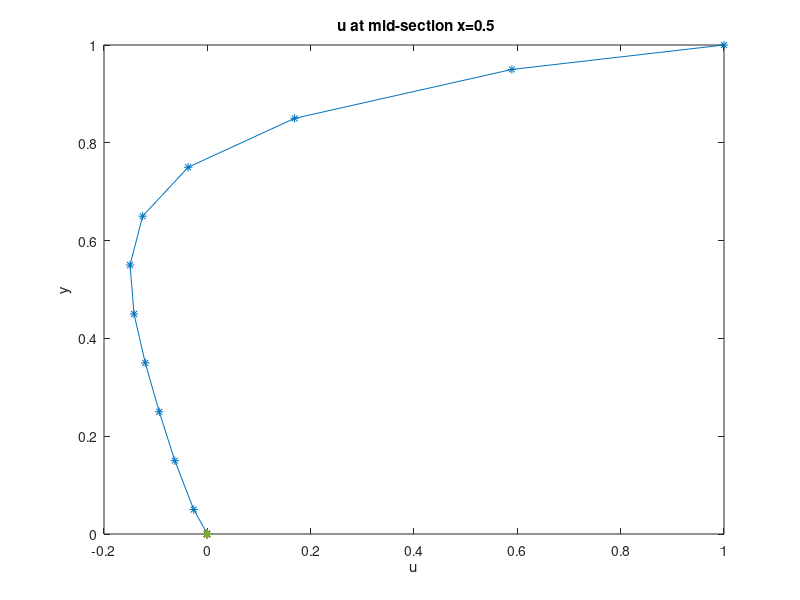
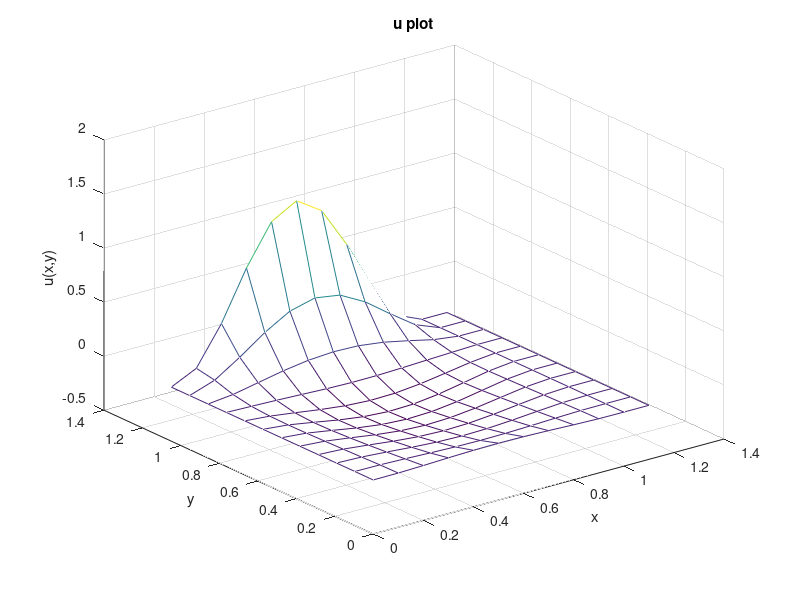
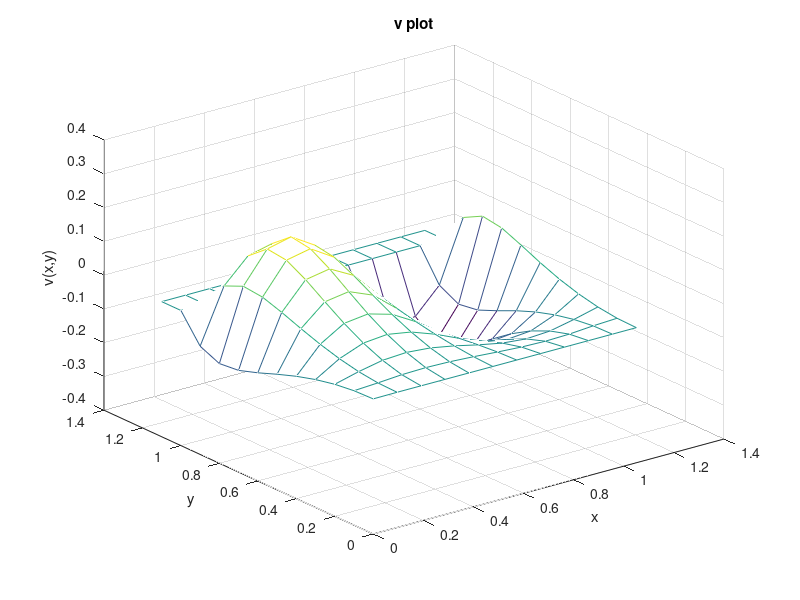
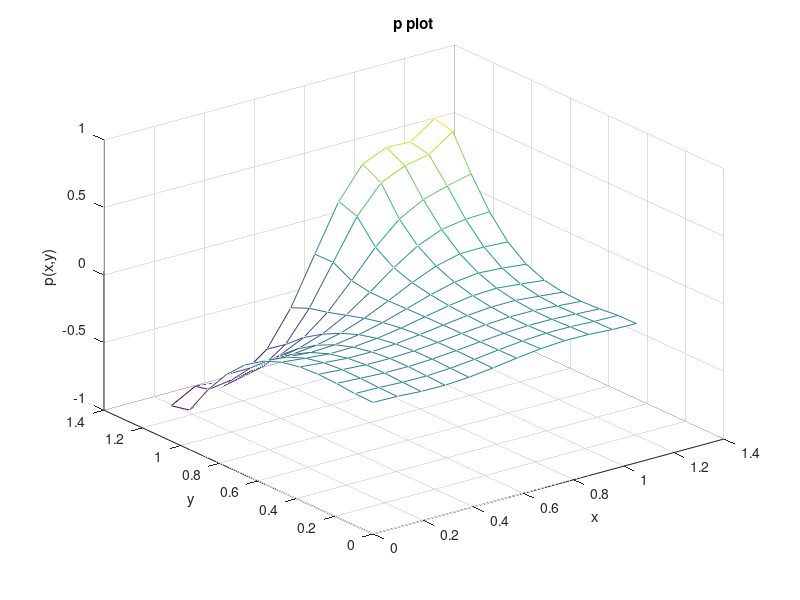

Reproduce these figures in MATLAB, in order.

%% Below is a Matlab code for the primitive variable formulation with a staggered grid.

%%  First try some tests to check the stability of time-stepping, the second-order accuracy, and the time to reach the steady state.
    
%%  Gather the results for different spatial resolutions $nx$ for the steady horizontal velocity at the mid-section $x=0.5$, and plot these results on top of one another. Include a result from the streamfunction vorticity formulation.

%%  The code calculates the force to second-order accuracy on the top plate, on the sides and on the bottom. 

%%   Experiment with different geometries of the cavity, say $ny=2*nx$. 
%      The optimal parameter for the SOR relaxation will change with the geometry, but this should not affect the calculation of the steady state.
%      The force on the bottom plate should decrease rapidly with deeper cavities, while the force on the top plate should decrease only slightly. On the other hand for shallower cavities, the force on the top plate increases as the height decreases.

%%   Experiment with different Reynolds numbers, $1/mu$, say $mu=0.2$, 0.5, and 0.05. The code reduces the time-step as $mu$ is increased. That will increase the run-time, although the steady state should be reached earlier. At smaller values of $mu$ the time-step may be limited by the CFL condition if the spatial resolution is not increased. The forces change very little in $mu>0.1$, i.e.~are effectively in the low Reynolds number limit. For higher Reynolds numbers, $mu<0.02$, the forces increase as the top boundary layer begins to thin. Note at these higher Reynolds number the steady state is achieved later, say by $t=10$. 



 %% primative variable on staggered grid, algorithm 3
 clear all %clear all variables
 clc % clear output screen

 %% Constants
   
 mu = 0.1;  %i.e. Re=10
 nx = 11+1; % +1 because index 1..nx not 0..nx
 ny = nx;  %different nx & ny gives non-square
 tfinal = 3.0;
 dtpic = 0.5;

 w = zeros(nx,ny); % form a matrix of zeros (1..nx, 1..ny) 
 p = w; % w = vorticty, p = streamfunction
 u = w; % u velocty, sim v
 v = w;
 ut = w; % ut = du/dt, sim vt
 vt = w;
 bcb = zeros(nx); % for BC on Bottom. Top, Left and Right
 bct = bcb;
 bcl = zeros(ny);
 bcr = bcl;
   
 %% Initialization
 h = 1/(nx-2); %h = dx (=dy); so x-size is 1, y-size is ny/nx
 t = 0;
 r = 2/(1+ 0.8/(nx-1)); %SOR parameter
 dt = 0.2*h*h/mu; 
 tpic = t + dtpic - 0.5*dt;
   
 for i= 1:nx
   for j=1:ny
     p(i,j) = 0;
     u(i,j) = 0;
     v(i,j) = 0;
   end
 end
   
 %% Main program starts here
 while(t<tfinal) %time-step loop starts here

 %% first part with no pressure, u then v   
 for i =2:nx-2      
   u(i,ny)= 2*sin(pi*(i-1)*h)*sin(pi*(i-1)*h) - u(i,ny-1);

   % no-slip BC using ghost point just outside
   u(i,1) = - u(i,2);
   u(i,ny)= 2*sin(pi*(i-1)*h)*sin(pi*(i-1)*h) - u(i,ny-1);
   % find du/dt in interior
   for j = 2:ny-1
     ut(i,j) = - u(i,j)*(u(i+1,j)-u(i-1,j))/(2*h) - (v(i,j)+v(i+1,j)+v(i,j-1)+v(i+1,j-1))*(u(i,j+1)-u(i,j-1))/(8*h) + mu*(u(i+1,j)+u(i-1,j)+u(i,j+1)+u(i,j-1)-4*u(i,j))/(h*h);
   end
 end
   
 for j = 2:ny-2
   % no-slip BC using ghost point just outside
   v(1,j) = - v(2,j);
   v(nx,j)= - v(nx-1,j);
   % find dv/dt in interior
   for i = 2:nx-1
	     vt(i,j) = - (u(i,j)+u(i,j+1)+u(i-1,j)+u(i-1,j+1))*(v(i+1,j)-v(i-1,j))/(8*h) - v(i,j)*(v(i,j+1)-v(i,j-1))/(2*h) + mu*(v(i+1,j)+v(i-1,j)+v(i,j+1)+v(i,j-1)-4*v(i,j))/(h*h);
   end
 end
   
 %% now time-step u and v in interior (no pressure)
 for i=2:nx-2
   for j=2:ny-1
     u(i,j)= u(i,j) + dt*ut(i,j);
   end
 end
 for i= 2:nx-1
   for j= 2:ny-2 
     v(i,j)= v(i,j) + dt*vt(i,j);
   end
 end

 %% BC for dp/dn = mu*d2u/dn2
 for i = 2:nx-1 
   bcb(i) = - mu*(-v(i,4)+4*v(i,3)-5*v(i,2)+2*v(i,1))/h;
   bct(i) = mu*(-v(i,ny-4)+4*v(i,ny-3)-5*v(i,ny-2)+2*v(i,ny-1))/h;
 end
 for j = 2:ny-1
   bcl(j) = - mu*(-u(4,j)+4*u(3,j)-5*u(2,j)+2*u(1,j))/h;
   bcr(j) = mu*(-u(nx-4,j)+4*u(nx-3,j)-5*u(nx-2,j)+2*u(nx-1,j))/h;
 end
 
 %% now time-step boundary u & v (no pressure) by above bc
 for i = 2:nx-1 
   v(i,1) = v(i,1) - dt*bcb(i)/h;
   v(i,ny-1) = v(i,ny-1) + dt*bct(i)/h;
 end
 for j = 2:ny-1
   u(1,j) = u(1,j) - dt*bcl(j)/h;
   u(nx-1,j) = u(nx-1,j) + dt*bcr(j)/h;
 end

 %% find (div u)/dt at interor points
 for i = 2:nx-1 
   for j = 2:ny-1 
     w(i,j) = (u(i,j) - u(i-1,j) + v(i,j) - v(i,j-1))/(dt*h);  
   end
 end 
 
 %% Poisson solver starts here -----------------
 %%    to solve nabla^2 p = - w  (= (div u)/dt)
 for it = 1:2*nx % iterations start here

   %% BC dp/dn=mu*d2un/dn2 - values found above in bcX
   for i = 2:nx-1
     p(i,1) = p(i,2) + bcb(i);
     p(i,ny)= p(i,ny-1) + bct(i);
   end              
   for j = 1:ny-1
     p(1,j)= p(2,j) + bcl(j);
     p(nx,j)= p(nx-1,j) + bcr(j);
   end              
           
   %% one iteration of p at interior points 
   for i = 2:nx-1
     for j = 2:ny-1
       p(i,j) =(1-r)*p(i,j) + ...
           r*0.25*(p(i+1,j) + p(i-1,j) + p(i,j+1) + p(i,j-1) - w(i,j)*h*h );
     end
   end
 end    % iterations end here
           
 %% make average pressure zero
 q = 0;
 for i = 1:nx
   for j = 1:ny
     q = q + p(i,j);
    end  
  end
  q = -q/((nx)*(ny));
  for i = 1:nx
    for j = 1:ny
      p(i,j) = p(i,j) + q;
    end
  end
  %% Poisson solver Ends here -------------------

  %% second part of time-step - the pressure projection 
  %%    at interior points 
  for i =1:nx-1 % include left and right boundaries
    for j = 2:ny-1
      u(i,j) = u(i,j) - dt*(p(i+1,j) - p(i,j))/h;
    end
  end
  for j = 1:ny-1 % include top and bottom boundaries
    for i = 2:nx-1
      v(i,j) = v(i,j) - dt*(p(i,j+1) - p(i,j))/h;
    end
  end
       
  %% every dtpic print out force
  if t>tpic
    % Force calculation       
    % top, uses u = 0 at ends to save correction to int  
    q = 0;
    for i = 1:nx-1 
      q = q + (u(i,ny)-u(i,ny-1));          
    end     
    % bottom
    qb = 0;
    for i = 1:nx-1
      qb = qb - (u(i,2)-u(i,1));
    end      
    % sides       
    qs = 0;
    for j = 2:ny-1
      qs = qs + h*0.5*(p(1,j)+p(1,j) - p(nx-1,j)-p(nx,j))/mu;
    end
    formatSpecA='t= %8.4f; top= %8.4f;sides=%8.4f;bottom=%8.4f; -qs-qb=%8.4f\n ';
    fprintf(formatSpecA, t, q, qs, qb, -qs-qb);
    % End of Force calculation
    tpic = t + dtpic - 0.5*dt;
  end % endif t>tpic

  t = t + dt;
  end %% end of time-step, endwhile of t<tfinal
 
 %% velocity u on mid-section x=0.5
 figure(1)
 py = zeros(ny);
 pu = py;
 py(1) = 0;
 pu(1) = 0;
 py(ny) = h*(ny-2);
 pu(ny) = 1;
 for j = 2:ny-1
   py(j) = h*(j-1-0.5);
   pu(j) = u(round((nx-1)/2),j);
 end
 plot(pu,py,'-*');
 title(' u at mid-section x=0.5');
 xlabel('u');
 ylabel('y');

   
 %% Plot 'u' 
 figure(2)   
 tx = linspace (0, (nx-1)*h, nx)';
 ty = linspace (0, (ny-1-0.5)*h, ny)';
 [xx, yy] = meshgrid (tx, ty);
 mesh (tx, ty, u');
 xlabel ('x');
 ylabel ('y');
 zlabel ('u(x,y)');
 title ('u plot');
    
 %% Plot 'v'
 figure(3)
 tx = linspace (0, (nx-1-0.5)*h, nx)';
 ty = linspace (0, (ny-1)*h, ny)';
 [xx, yy] = meshgrid (tx, ty);
 mesh (tx, ty, v');
 xlabel ('x');
 ylabel ('y');
 zlabel ('v(x,y)');
 title ('v plot');
    
 %% Plot 'p'
 %% smooth corner points, not set elsewhere
 p(1,1) = p(2,1) + p(1,2) - p(2,2);
 p(nx,1) = p(nx-1,1) + p(nx,2) - p(nx-1,2);
 p(1,ny) = p(2,ny) + p(1,ny-1) - p(2,ny-1);
 p(nx,ny) = p(nx-1,ny) + p(nx,ny-1) - p(nx-1,ny-1);
 figure(4)
 tx = linspace (0, (nx-1-0.5)*h, nx)';
 ty = linspace (0, (ny-1-0.5)*h, ny)';
 [xx, yy] = meshgrid (tx, ty);
 mesh (tx, ty, p');
 xlabel ('x');
 ylabel ('y');
 zlabel ('p(x,y)');
 title ('p plot');

 %% Plot 'div u'
 %% find (div u)/dt at interor points
 for i = 2:nx-1 
   for j = 2:ny-1 
     w(i,j) = (u(i,j) - u(i-1,j) + v(i,j) - v(i,j-1))/h;  
   end
 end   
 figure(5)
 tx = linspace (0, (nx-1-0.5)*h, nx)';
 ty = linspace (0, (ny-1-0.5)*h, ny)';
 [xx, yy] = meshgrid (tx, ty);
 mesh (tx, ty, w');
 xlabel ('x');
 ylabel ('y');
 zlabel ('div(x,y)');
 title ('div test');

